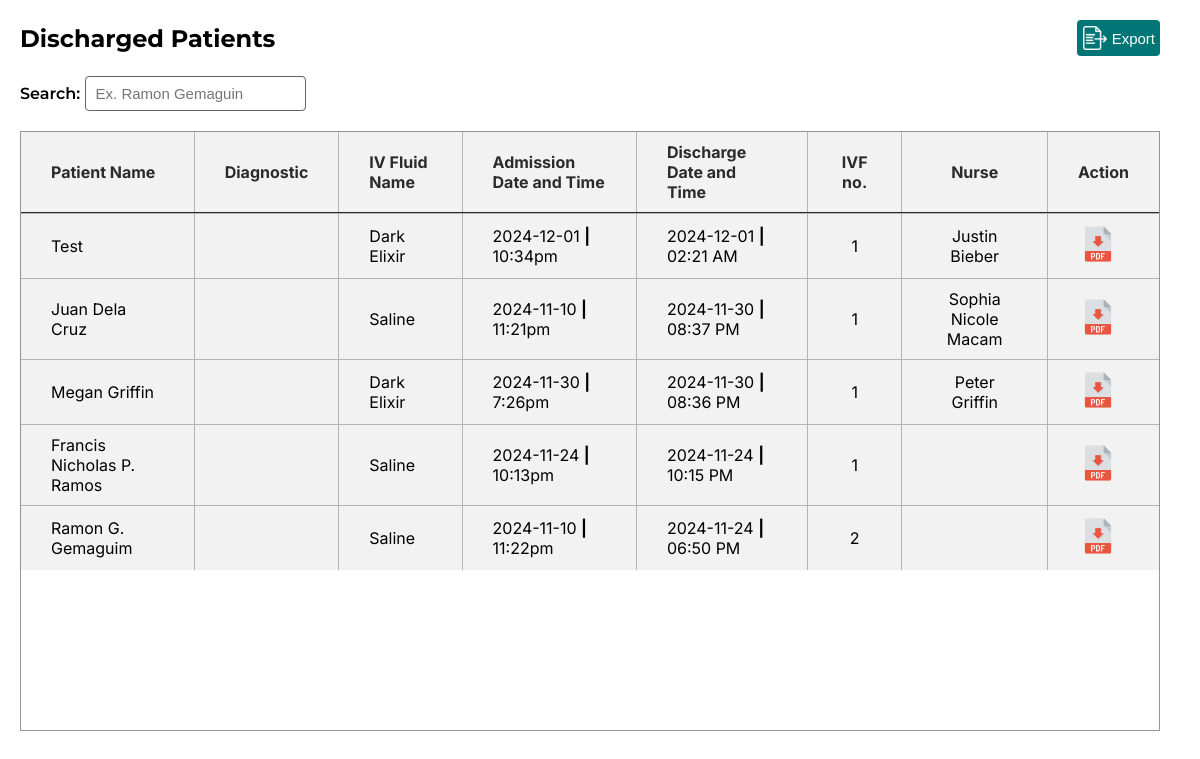
Before: /admin/discharged.php (signed in) with the older database file.
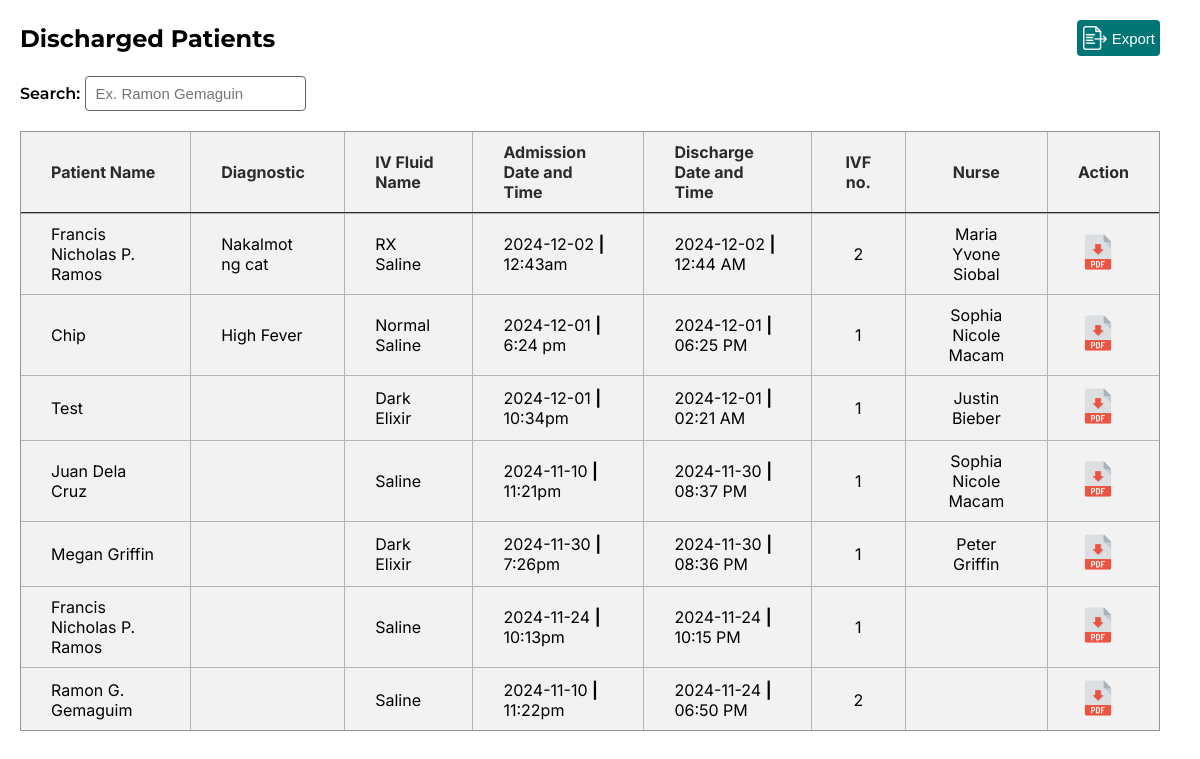
After: the same page with the newer database file.
### tables this page shows
CREATE TABLE `discharge` (
  `id` int(10) NOT NULL,
  `patient_name` varchar(255) NOT NULL,
  `diagnose` varchar(255) NOT NULL,
  `iv_fluid` varchar(255) NOT NULL,
  `admission_date` date NOT NULL,
  `admission_time` varchar(255) NOT NULL,
  `discharge_date` varchar(255) NOT NULL,
  `discharge_time` varchar(255) NOT NULL DEFAULT current_timestamp(),
  `ivf_no` int(10) NOT NULL,
  `nurse` varchar(255) NOT NULL
);

### admin/function/discharge/display_discharge.php (the view, shortened to what this page needs)
<?php
include 'db.php';
$sql = "SELECT id, patient_name, diagnose, iv_fluid, admission_date, admission_time, discharge_date, discharge_time, ivf_no, nurse FROM discharge ORDER BY id DESC";
$result = $conn->query($sql);
if ($result->num_rows > 0) {
    while($row = $result->fetch_assoc()) {
        echo "<tr>";
        echo "<td>" . htmlspecialchars($row['patient_name']) . "</td>";
        echo "<td>" . htmlspecialchars($row['diagnose']) . "</td>";
        echo "<td>" . htmlspecialchars($row['iv_fluid']) . "</td>";
        echo "<td>
                <span>" . htmlspecialchars($row['admission_date']) . "</span> <strong>|</strong>
                <span>" . htmlspecialchars($row['admission_time']) . "</span>
              </td>";
        echo "<td>
                <span>" . htmlspecialchars($row['discharge_date']) . "</span> <strong>|</strong>
                <span>" . htmlspecialchars($row['discharge_time']) . "</span>
              </td>";
        echo "<td style='text-align:center;'>" . htmlspecialchars($row['ivf_no']) . "</td>";
        echo "<td style='text-align:center;'>" . htmlspecialchars($row['nurse']) . "</td>";
        echo "<td><a href='generate_pdf.php?id=" . htmlspecialchars($row['id']) . "' target='_blank' class='generate'><img src='../assets/images/pdf.png' height='40px'></a></td>";
        echo "</tr>";
    }
} else {
    echo "<tr><td colspan='6' style='color: red;'>No records found.</td></tr>";
}
?>

### admin/discharged.php (shortened to what this page needs)
<!DOCTYPE html>
<html lang="en">
<head>
    <link rel="stylesheet" href="../assets/management.css">
    <link rel="stylesheet" href="../assets/visible_placeholder/search_highlight.css">
</head>
<body>
    <div class="container">
        <div class="top">
            <h2>Discharged Patients</h2>
            <div class="printer">
                <button class="print"><img src="../assets/images/export.png" height="30px" class="print">Export</button>
            </div>
        </div>
        <div class="searchbar">
            <span class="search">
                Search:
                <input type="text" id="searchInput" onkeyup="searchTable()" placeholder="Ex. Ramon Gemaguin">
            </span>
        </div>
        <div class="table">
            <table id="patientTable">
                <tr>
                    <th style="text-align: left;">Patient Name</th>
                    <th style="text-align: left;">Diagnostic</th>
                    <th style="text-align: left;">IV Fluid Name</th>
                    <th style="text-align: left;">Admission Date and Time</th>
                    <th style="text-align: left;">Discharge Date and Time</th>
                    <th>IVF no.</th>
                    <th>Nurse</th>
                    <th>Action</th>
                </tr>
                <tr>
                    <tbody>
                        <?php include 'function/discharge/display_discharge.php'; ?>
                    </tbody>
                </tr>
            </table>
        </div>
    </div>
</body>
</html>

### assets/management.css (style rules this page uses)
* { margin: 0; padding: 0; box-sizing: border-box; }
.container { margin: 20px 0 0 20px; width: 95%; }
.top { display: flex; align-items: center; justify-content: space-between; font-family: 'Montserrat', system-ui, -apple-system, BlinkMacSystemFont, 'Segoe UI', Roboto, Oxygen, Ubuntu, Cantarell, 'Open Sans', 'Helvetica Neue', sans-serif; }
.searchbar, .sort { font-family: 'Montserrat', system-ui, -apple-system, BlinkMacSystemFont, 'Segoe UI', Roboto, Oxygen, Ubuntu, Cantarell, 'Open Sans', 'Helvetica Neue', sans-serif; font-weight: 600; }
.search { margin-right: 50px; }
input { font-size: 15px; height: 35px; padding: 10px; border-radius: 4px; border: 1px solid #636363; }
.table { height: 600px; border: hidden; overflow-y: auto; border: 1px solid #949494; }
table { font-family: 'Inter', system-ui, -apple-system, BlinkMacSystemFont, 'Segoe UI', Roboto, Oxygen, Ubuntu, Cantarell, 'Open Sans', 'Helvetica Neue', sans-serif; border: none; border-collapse: collapse; border-radius: 6px; width: 100%; }
.print { border: hidden; color: #fff; display: flex; align-items: center; justify-content: center; background-color: #007575; padding: 3px 5px 3px 3px; font-size: 15px; border-radius: 4px; }
td, th { border: 1px solid #b4b4b4; padding: 10px 30px 10px 30px; background-color: #f2f2f2; }
th { border-bottom: 2px solid; color: #2b2b2b; }
tr:first-child th { border-top: none; }
tr:last-child td { border-bottom: none; }
td:first-child, th:first-child { border-left: none; }
td:last-child, th:last-child { border-right: none; }
.searchbar { margin: 20px 0 20px 0; }

Changed rows visible on the page:
added discharge: patient_name "Francis Nicholas P. Ramos", diagnose "Nakalmot ng cat", iv_fluid "RX Saline", admission_date "2024-12-02", admission_time "12:43am", discharge_date "2024-12-02", discharge_time "12:44 AM", ivf_no "2", nurse "Maria Yvone Siobal"
added discharge: patient_name "Chip", diagnose "High Fever", iv_fluid "Normal Saline", admission_date "2024-12-01", admission_time "6:24 pm", discharge_date "2024-12-01", discharge_time "06:25 PM", ivf_no "1", nurse "Sophia Nicole Macam"
